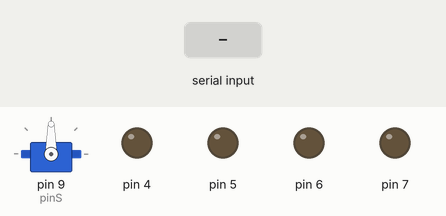
Recording of a sketch running on a simulated Arduino Uno, built with avr-gcc and run on an emulated ATmega328P. Parts: servo, output pins drawn as LEDs (lit = HIGH). The test bench sets the inputs (shaded band).

Above: at 1.2 s.
1.3 s: "F" received over the second serial link
At 2.5 s:
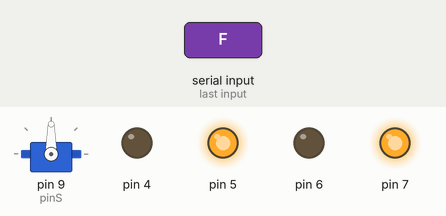
2.8 s: "B" received over the second serial link
At 3.6 s:
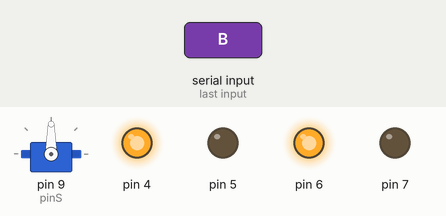
4.3 s: "R" received over the second serial link
At 4.7 s:
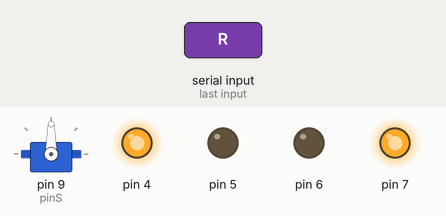
5.8 s: "L" received over the second serial link
At 7.0 s:
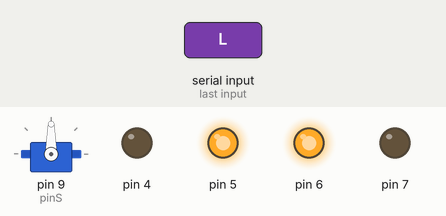
7.3 s: "1" received over the second serial link
At 8.2 s:
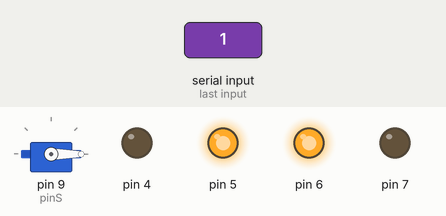
8.8 s: "S" received over the second serial link
At 9.4 s:
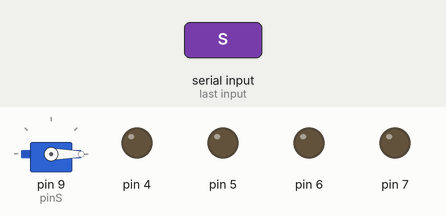
Timing chart, 0 to 11.3 s (numbered marks = the images above; inputs shaded):
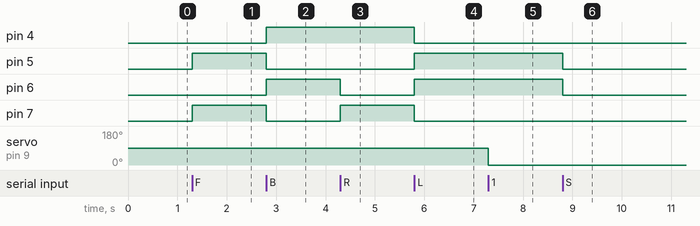

Measured:
- after the input at 1.3 s, pin 5, pin 7: LOW → HIGH at once
- after the input at 2.8 s, pin 4, pin 6: LOW → HIGH at once; pin 5, pin 7: HIGH → LOW at once
- after the input at 4.3 s, pin 6: HIGH → LOW at once; pin 7: LOW → HIGH at once
- after the input at 5.8 s, pin 4, pin 7: HIGH → LOW at once; pin 5, pin 6: LOW → HIGH at once
- after the input at 7.3 s, servo on pin 9 (pinS): 90° → 0° at once
- after the input at 8.8 s, pin 5, pin 6: HIGH → LOW at once

The sketch:

COCHEGRUPAL.ino
```cpp
#include <SoftwareSerial.h>
SoftwareSerial BT(10,11);
#include <Servo.h>
Servo servo;
int pinS = 9;

char leer = 0;

void setup() {
 BT.begin(9600);
 pinMode(4, OUTPUT);
 pinMode(5, OUTPUT);
 pinMode(6, OUTPUT);
 pinMode(7, OUTPUT);
 servo.attach (pinS);
}

void loop() {
  if(BT.available()>0){
    leer=BT.read();
    switch(leer){

     case 'F':
     Adelante();
     break;

     case 'B':
     Atras();
     break;

     case 'R':
     Derecha();
     break;

     case 'L':
     Izquierda();
     break;

     case 'S':
     Detener();
     break;

     case '1':
     Atacar();
     break;

     case '2':
     Atacar2();
     break;

     case '3':
     Atacar3();
     break;


   }
 }
}

void Atras(){
  digitalWrite(4, HIGH);
  digitalWrite(5, LOW);
  digitalWrite(6, HIGH);
  digitalWrite(7, LOW);
}

void Adelante(){
  digitalWrite(4, LOW);
  digitalWrite(5, HIGH);
  digitalWrite(6, LOW);
  digitalWrite(7, HIGH);
}

void Izquierda(){
  digitalWrite(4, LOW);
  digitalWrite(5, HIGH);
  digitalWrite(6, HIGH);
  digitalWrite(7, LOW);
}

void Derecha(){
  digitalWrite(4, HIGH);
  digitalWrite(5, LOW);
  digitalWrite(6, LOW);
  digitalWrite(7, HIGH);
}

void Detener(){
  digitalWrite(4, LOW);
  digitalWrite(5, LOW);
  digitalWrite(6, LOW);
  digitalWrite(7, LOW);
}
void Atacar(){
  servo.write(0);
}
  void Atacar2(){
  servo.write(90);
  }
void Atacar3(){
  servo.write(180);
}
```
